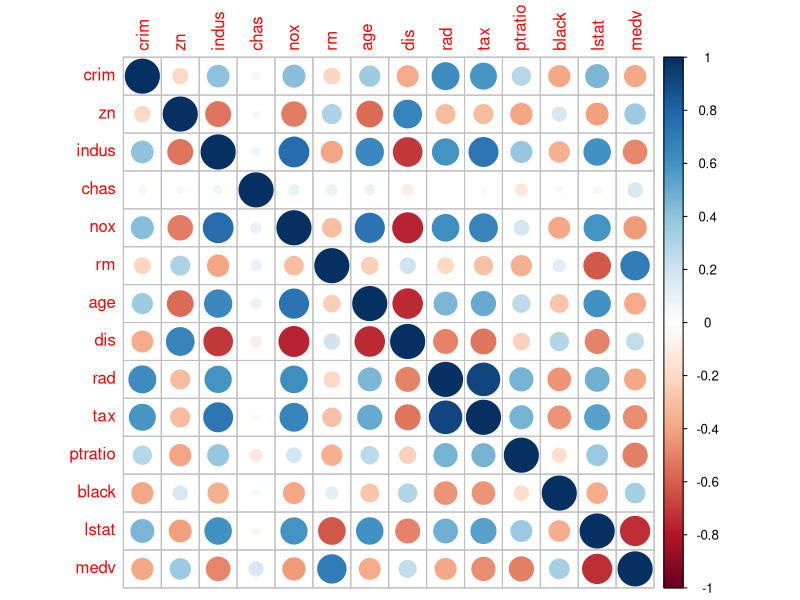
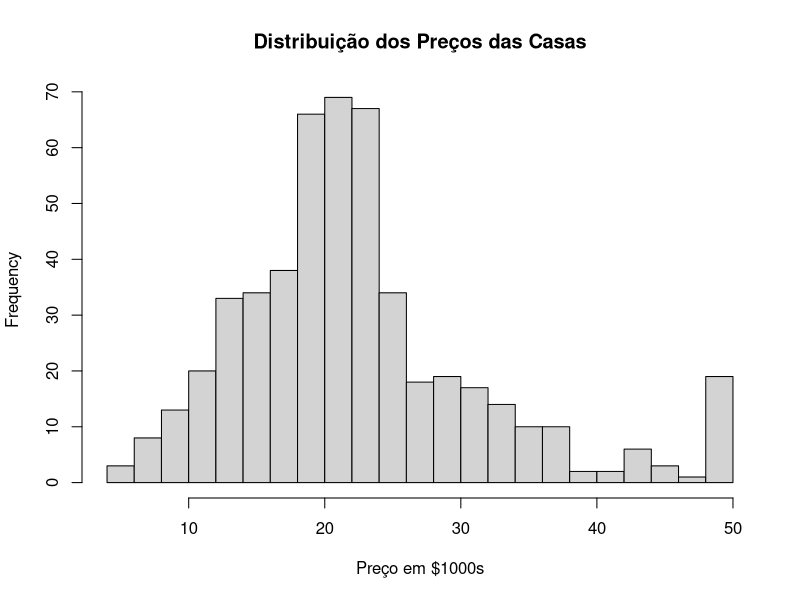
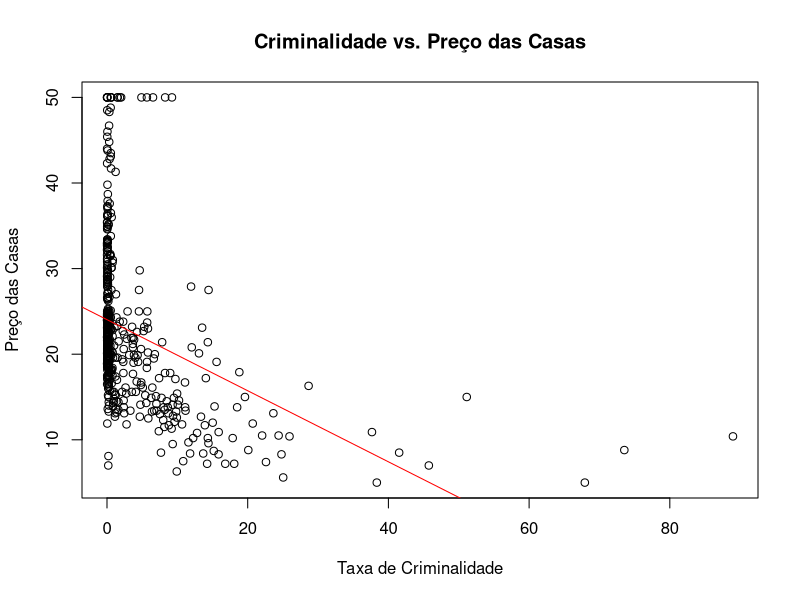
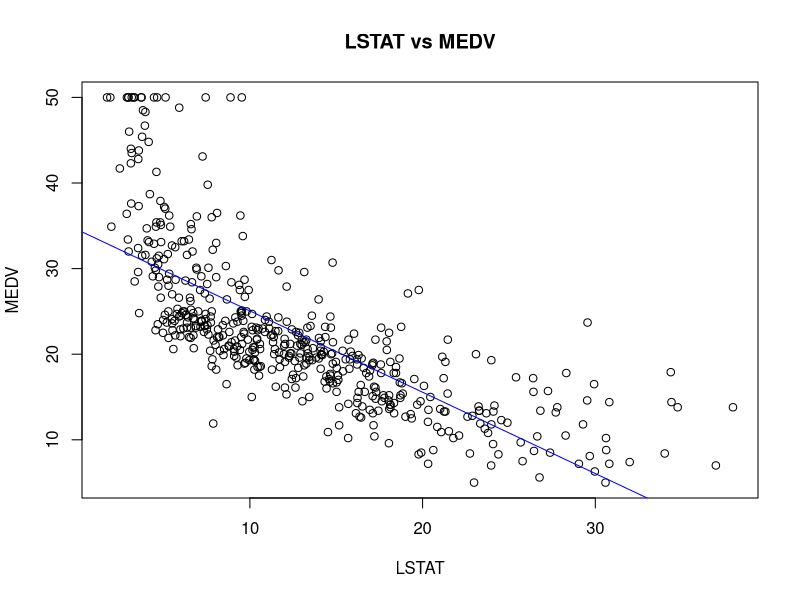
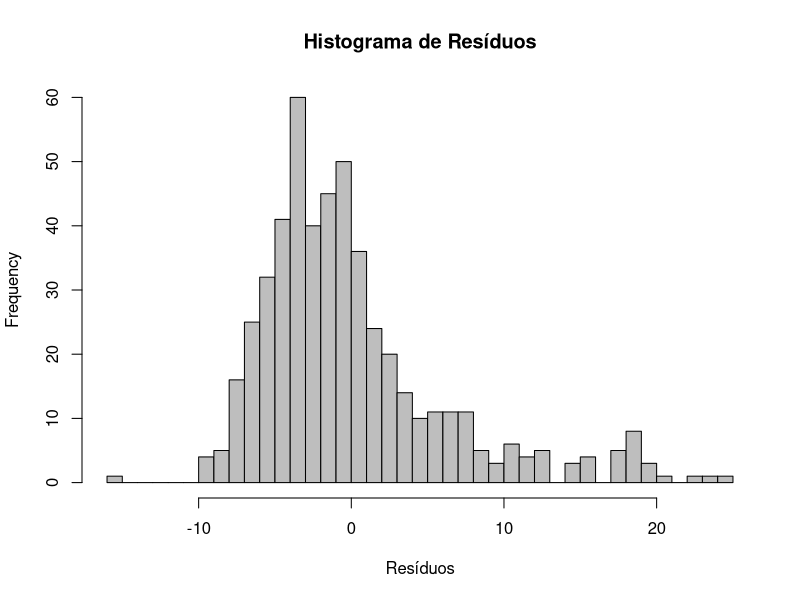

These figures' R source, in order:
# Carregar a biblioteca MASS que contém a base de dados Boston
library(MASS)

# Visualizar as primeiras linhas da base de dados
head(Boston)

# Gráfico de correlação usando a biblioteca corrplot
library(corrplot)
correlation_matrix <- cor(Boston)
corrplot(correlation_matrix, method = "circle")

# Histograma do preço das casas
hist(Boston$medv, breaks = 30, main = "Distribuição dos Preços das Casas", xlab = "Preço em $1000s")

# Diagrama de dispersão da taxa de criminalidade versus preço das casas
plot(Boston$crim, Boston$medv, xlab = "Taxa de Criminalidade", ylab = "Preço das Casas", main = "Criminalidade vs. Preço das Casas")
abline(lm(Boston$medv ~ Boston$crim), col = "red")  # Adicionando a linha de regressão

# Gerar uma regressão linear simples
model <- lm(medv ~ lstat, data = Boston)  # medv: preço das casas, lstat: % menor status da população

# Plot com linha de ajuste
plot(Boston$lstat, Boston$medv, main = "LSTAT vs MEDV", xlab = "LSTAT", ylab = "MEDV")
abline(model, col = "blue")

# Gerar uma regressão linear simples
model <- lm(medv ~ lstat, data = Boston)  # medv: preço das casas, lstat: % menor status da população

# Histograma de resíduos
hist(model$residuals, breaks = 30, main = "Histograma de Resíduos", xlab = "Resíduos", col = "gray")

